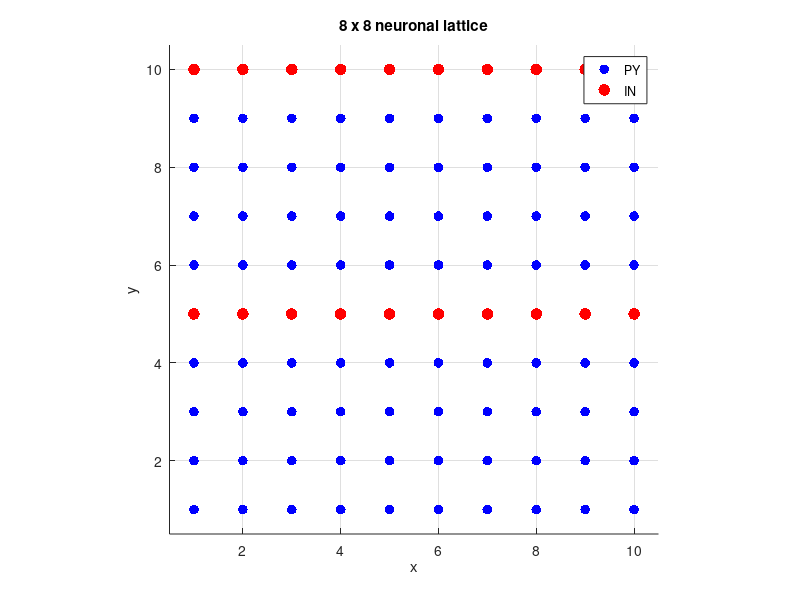
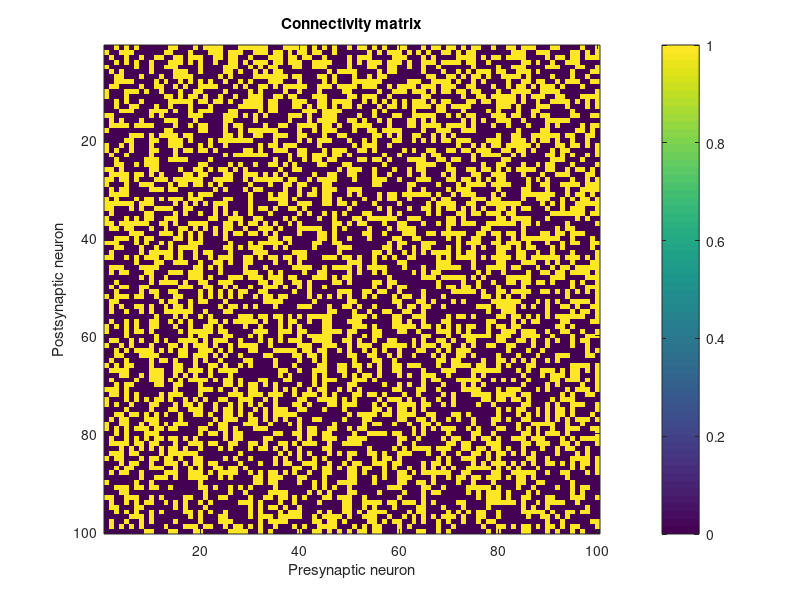

Write the MATLAB code that produced these figures, in order. (Note: this script raises an error after producing the figures.)
clear;
clc;
close all;

%% ============================================================
%  NETWORK PARAMETERS
%  ============================================================

Nx = 10;
Ny = 10;

N = Nx * Ny;
gGABA_scale = 1;
gNMDA_scale = 1;
integration_method = "R4K"; % R4K, Euler
gaba_simulation = "simple"; % simple, ode

rng(1);               % Fixed seed for random number generation

% External drives
vSTIM_PY = 250;
vSTIM_IN = 500;

% Neuron types
% 1 = PY
% 2 = IN

type = ones(N,1);
type(5:5:N) = 2;

PY = find(type == 1);
IN = find(type == 2);

NPY = length(PY);
NIN = length(IN);

fprintf('Total neurons: %d\n',N);
fprintf('PY neurons:     %d\n',NPY);
fprintf('IN neurons:     %d\n',NIN);


%% ============================================================
%  LATTICE
%  ============================================================

[xGrid,yGrid] = meshgrid(1:Nx,1:Ny);

x = xGrid(:);
y = yGrid(:);


%% Plot lattice

figure;

scatter(x(PY),y(PY),50,'b','filled');
hold on;

scatter(x(IN),y(IN),70,'r','filled');

xlabel('x');
ylabel('y');

title('8 x 8 neuronal lattice');

legend('PY','IN');

axis equal;
xlim([0.5 Nx+0.5]);
ylim([0.5 Ny+0.5]);

grid on;


%% ============================================================
%  CONNECTIVITY PARAMETERS
%  ============================================================

% Connection probabilities

p_PY_PY = 0.4;
p_PY_IN = 0.3;
p_IN_PY = 0.6;
p_IN_IN = 0.7;

% Spatial footprints

LF_PY_PY = 10;
LF_PY_IN = 10;
LF_IN_PY = 20;

% For IN -> IN the paper specifies probability,
% but does not give a separate footprint.
LF_IN_IN = 10;


%% ============================================================
%  CREATE CONNECTIVITY MATRIX
%  ============================================================

% C(post,pre) = 1 means:
%
%       pre  --->  post

C = zeros(N,N);

for pre = 1:N
    for post = 1:N
        % No self-connections
        if pre == post
            continue;
        end

        % Determine connection type
        if type(pre) == 1 && type(post) == 1
            % PY -> PY
            p = p_PY_PY;
            LF = LF_PY_PY;
        elseif type(pre) == 1 && type(post) == 2
            % PY -> IN
            p = p_PY_IN;
            LF = LF_PY_IN;
        elseif type(pre) == 2 && type(post) == 1
            % IN -> PY
            p = p_IN_PY;
            LF = LF_IN_PY;
        else
            % IN -> IN
            p = p_IN_IN;
            LF = LF_IN_IN;
        end


        % Check spatial footprint
        dx = abs(x(pre) - x(post));
        dy = abs(y(pre) - y(post));

        insideFootprint = (dx <= LF) && (dy <= LF);

        % Randomly create synapse
        if insideFootprint
            if rand < p
                C(post,pre) = 1;
            end
        end
    end
end

%% ============================================================
%  DISPLAY CONNECTIVITY
%  ============================================================

figure;

imagesc(C);

xlabel('Presynaptic neuron');
ylabel('Postsynaptic neuron');

title('Connectivity matrix');

colorbar;


%% ============================================================
%  NUMBER OF CONNECTIONS
%  ============================================================

fprintf('\nConnections:\n');

fprintf('PY -> PY: %d\n', sum(C(PY,PY),'all'));
fprintf('PY -> IN: %d\n', sum(C(IN,PY),'all'));
fprintf('IN -> PY: %d\n', sum(C(PY,IN),'all'));
fprintf('IN -> IN: %d\n',  sum(C(IN,IN),'all'));


%% ============================================================
%  INITIAL STATE VECTOR
%  ============================================================

% Parameters for Tsodyks-Markram + calcium/PV GABA release parameters (paper eqs. 13-18)
U_gaba    = 0.3;
Util_gaba = 0.03;
tau_D     = 2;
tau_R     = 200;
lambda_t  = 0.03e-3;
Ka        = 0.2;
alpha_ca  = 5e-3;
KP        = 0.4;
beta_ca   = 0.08;
kplus     = 0.95e-3;
kminus    = kplus/0.051;
bt        = 100;
c_rest    = 0.05;
IP        = alpha_ca * c_rest^2 / (c_rest^2 + KP^2);

T_X = ones(NIN,1);
T_Y = zeros(NIN,1);
T_c = c_rest*ones(NIN,1);
T_b = zeros(NIN,1);

% Initial conditions for IN neurons
V0 = -65;   % chosen resting potential [mV]

alpha_h = 0.07 * exp(-(V0 + 58) / 20);
beta_h  = 1 / (exp(-0.1 * (V0 + 28)) + 1);
h0 = alpha_h / (alpha_h + beta_h);

alpha_n = -0.01 * (V0 + 34) / (exp(-0.1 * (V0 + 34)) - 1);
beta_n  = 0.125 * exp(-(V0 + 44) / 80);
n0 = alpha_n / (alpha_n + beta_n);

Y_IN = [V0;         % Vm
      h0;           % h
      n0;           % n
      0;            % gAMPA   - no synapse active yet
      0;            % gNMDA_S - no synapse active yet
      0;            % gNMDA_F - no synapse active yet
      0];           % gGABA   - no synapse active yet


% Initial conditions for IN neurons
Vm_rest = -70;
w_rest  = 0.5*(1 + tanh((Vm_rest + 2)  /21));
z_rest  = 1  /(1 + exp(-Vm_rest/5));
Y_PY = [Vm_rest;    % Vm
      w_rest;       % w
      z_rest;       % z
      0;            % gAMPA   - no synapse active yet
      0;            % gNMDA_S - no synapse active yet
      0;            % gNMDA_F - no synapse active yet
      0];           % gGABA   - no synapse active yet

% ---- reorder connectivity to match Y's [PY block; IN block] layout ----
C_PYPY = C(PY,PY);   % PY - PY connections
C_INPY = C(PY,IN);   % PY - IN connections
C_PYIN = C(IN,PY);   % IN - PY connections
C_ININ = C(IN,IN);   % IN - IN connections

% Uncomment to add external input
% I_amp_PY = 80 + 5*randn(NPY,1);   
% I_amp_IN = 80 + 5*randn(NIN,1);

I_amp_PY = zeros(NPY,1);
I_amp_IN = zeros(NIN,1);

dt = 0.05;          
T_total = 500;
nSteps = round(T_total/dt);

Y = [repmat(Y_PY, NPY, 1); repmat(Y_IN, NIN, 1)];
Vidx_PY = 1:7:7*NPY;
Vidx_IN = 7*NPY+1:7:7*NPY+7*NIN;

rasterT = []; rasterID = [];
Vprev = Y([Vidx_PY, Vidx_IN]);   % for threshold-crossing detection

spikeAMPA = false(NPY+NIN,1);
spikeGABA = false(NPY+NIN,1);

LFP = zeros(nSteps,1);

h = waitbar(0, 'Processing...');

% External drives probability calculation
p_ext_PY = vSTIM_PY * dt / 1000;                 
p_ext_IN = vSTIM_IN * dt / 1000;

g_EXT_PYPY = 0.25;    % paper's value, PY's external excitatory conductance
g_EXT_INPY = 0.003;   % paper's value, IN's external excitatory conductance
g_EXT_PYIN = 0.025;   % external inhibitory conductance onto PY (g~EXT^{PY<-IN})
g_EXT_ININ = 1e-4;    % external inhibitory conductance onto IN (g~EXT^{IN<-IN}

gAMPA_idx_PY = 4:7:7*NPY;
gAMPA_idx_IN = 7*NPY+4:7:7*NPY+7*NIN;
gGABA_idx_PY = 7:7:7*NPY;
gGABA_idx_IN = 7*NPY+7:7:7*NPY+7*NIN;
gNMDAs_idx_PY = 5:7:7*NPY;  gNMDAf_idx_PY = 6:7:7*NPY;
gNMDAs_idx_IN = 7*NPY+5:7:7*NPY+7*NIN;  gNMDAf_idx_IN = 7*NPY+6:7:7*NPY+7*NIN;

% testing plots 
zTrace = zeros(nSteps,1);
gGABATrace = zeros(nSteps,1);




%   fprintf('Kicked %d neurons. Vm values: ', n_kick); disp(Y(Vidx_PY(kick_idx))');
spikedPY = false(NPY,1);
spikedIN = false(NIN,1);

for k = 1:nSteps
    t = k*dt;
    extSpikePY = rand(NPY,1) < p_ext_PY;
    extSpikeIN = rand(NIN,1) < p_ext_IN;
    extGabaPY = rand(NPY,1) < p_ext_PY;   % same rate as extSpikePY, independent draw
    extGabaIN = rand(NIN,1) < p_ext_IN;   % same rate as extSpikeIN, independent draw

    arrivedAMPA_PY = (C_PYPY * spikedPY) > 0;
    arrivedGABA_PY = (C_INPY * spikedIN) > 0;
    arrivedAMPA_IN = (C_PYIN * spikedPY) > 0;
    arrivedGABA_IN = (C_ININ * spikedIN) > 0;

    % ---- 1. decay-only integration ----
    if integration_method == "Euler"
        dY = networkODE(t, Y, false(NPY+NIN,1), false(NPY+NIN,1), I_amp_PY, I_amp_IN, NPY, NIN);
        Y = Y + dt*dY;
    elseif integration_method == "R4K"
        if gaba_simulation == "ode"
            Yrel = T_Y;   % freeze this step's release fraction for the RK4 substeps
            k1 = computeDY(t,        Y,           NPY, NIN, C_INPY, C_ININ, gGABA_scale*0.8e-3, gGABA_scale*5e-4, Yrel);
            k2 = computeDY(t + dt/2, Y + dt/2*k1, NPY, NIN, C_INPY, C_ININ, gGABA_scale*0.8e-3, gGABA_scale*5e-4, Yrel);
            k3 = computeDY(t + dt/2, Y + dt/2*k2, NPY, NIN, C_INPY, C_ININ, gGABA_scale*0.8e-3, gGABA_scale*5e-4, Yrel);
            k4 = computeDY(t + dt,   Y + dt*k3,   NPY, NIN, C_INPY, C_ININ, gGABA_scale*0.8e-3, gGABA_scale*5e-4, Yrel);
            Y = Y + (dt/6)*(k1 + 2*k2 + 2*k3 + k4);
        elseif gaba_simulation == "simple"
            k1 = computeDY_spikes(t,        Y,           NPY, NIN, arrivedAMPA_PY, arrivedGABA_PY, arrivedAMPA_IN, arrivedGABA_IN, extSpikePY, extGabaPY, extSpikeIN, extGabaIN, dt);
            k2 = computeDY_spikes(t + dt/2, Y + dt/2*k1, NPY, NIN, arrivedAMPA_PY, arrivedGABA_PY, arrivedAMPA_IN, arrivedGABA_IN, extSpikePY, extGabaPY, extSpikeIN, extGabaIN, dt);
            k3 = computeDY_spikes(t + dt/2, Y + dt/2*k2, NPY, NIN, arrivedAMPA_PY, arrivedGABA_PY, arrivedAMPA_IN, arrivedGABA_IN, extSpikePY, extGabaPY, extSpikeIN, extGabaIN, dt);
            k4 = computeDY_spikes(t + dt,   Y + dt*k3,   NPY, NIN, arrivedAMPA_PY, arrivedGABA_PY, arrivedAMPA_IN, arrivedGABA_IN, extSpikePY, extGabaPY, extSpikeIN, extGabaIN, dt);
            Y = Y + (dt/6)*(k1 + 2*k2 + 2*k3 + k4);
        end
    end

    % ---- 2. spike detection  ----
    Vnow = Y([Vidx_PY, Vidx_IN]);
    
    %   if (k==1)
    %       % Force a subset of neurons to spike at t=0, to seed activity
    %       kick_fraction = 1;   % kick 10% of PY neurons, e.g.
    %       n_kick = round(kick_fraction * NPY);
    %       kick_idx = randperm(NPY, n_kick);
    %       Y(Vidx_PY(kick_idx)) = 20;
    %       Vnow = Y([Vidx_PY, Vidx_IN]);
    %   end

    spiked = (Vprev < 0) & (Vnow >= 0);
    Vprev = Vnow;
    spikedPY = spiked(1:NPY);
    spikedIN = spiked(NPY+1:end);

    if any(spiked)
        ids = find(spiked);
        rasterT = [rasterT; repmat(t, numel(ids),1)];
        rasterID = [rasterID; ids];
    end

    if any(spiked)
        fprintf('t=%.2f: %d neurons spiked\n', t, sum(spiked));
    end

  

    % GABA terminal update 
    if gaba_simulation == "ode"
        [T_X,T_Y,T_c,T_b] = gaba_terminal_step(T_X,T_Y,T_c,T_b,spikedIN,dt, U_gaba,Util_gaba,tau_D,tau_R,lambda_t,Ka,alpha_ca,KP,beta_ca,kplus,kminus,bt,IP);
    elseif gaba_simulation == "simple"
        %Y(gGABA_idx_PY) = Y(gGABA_idx_PY) + gGABA_scale*0.8e-3 * (C_INPY * spikedIN);
        %Y(gGABA_idx_IN) = Y(gGABA_idx_IN) + gGABA_scale*5e-4   * (C_ININ * spikedIN);
        %Y(gGABA_idx_PY) = Y(gGABA_idx_PY) + g_EXT_PYIN * extGabaPY;
        %Y(gGABA_idx_IN) = Y(gGABA_idx_IN) + g_EXT_ININ * extGabaIN;
    end

    LFP(k) = mean(Vnow);
    zTrace(k) = mean(Y(3:7:7*NPY));
    gGABATrace(k) = mean(Y(gGABA_idx_PY));
    waitbar(k/nSteps, h, sprintf('Processing %d/%d', k, nSteps))

    if k ==1
        % Right after the very first loop iteration (or check at k=2, after the jump from step 1 has applied):
        fprintf('Max gAMPA among PY neurons after step 1: %.6f\n', max(Y(gAMPA_idx_PY)));
        fprintf('Number of PY neurons with nonzero gAMPA: %d\n', sum(Y(gAMPA_idx_PY) > 0));
    end
end

figure; plot(rasterT, rasterID, '.k'); xlabel('t [ms]'); ylabel('neuron id');

%% ============================================================
%  HELPER PLOTS
%  ============================================================

Fs = 1000/dt;   % dt in ms -> Fs in Hz. With dt=0.05ms this gives Fs=20000 Hz,
                 % which happens to match the paper's stated 20 kHz LFP sampling rate exactly.

figure;
[s,f,t_spec] = spectrogram(LFP - mean(LFP), 256, 240, 512, Fs);
imagesc(t_spec*1000, f, abs(s).^2);
axis xy;
ylim([0 100]);
xlabel('Time [ms]'); ylabel('Frequency [Hz]');
title('LFP spectrogram'); colorbar;

figure; plot((1:nSteps)*dt, LFP);
xlabel('t [ms]'); ylabel('LFP [mV]');
fprintf('LFP range: [%.4f, %.4f], std: %.6f\n', min(LFP), max(LFP), std(LFP));

binSize = 5;  % ms
edges = 0:binSize:T_total;

figure;
subplot(2,1,1);
histogram(rasterT(rasterID<=NPY), edges);
title('PY population rate'); xlabel('t [ms]'); ylabel('spikes/bin');

subplot(2,1,2);
histogram(rasterT(rasterID>NPY), edges);
title('IN population rate'); xlabel('t [ms]'); ylabel('spikes/bin');

figure;
subplot(2,1,1);
plot((1:nSteps)*dt, zTrace);
xlabel('t [ms]'); ylabel('mean z (PY population)');
title('PY adaptation variable over time');

subplot(2,1,2);
plot((1:nSteps)*dt, gGABATrace);
xlabel('t [ms]'); ylabel('mean gGABA (PY population)');
title('PY inhibitory conductance over time');

function check_rhythm_v2(rasterT, rasterID, NPY, t_start, t_end)
    binSize = 1; % finer resolution -- Nyquist now 500Hz, plenty of headroom
    edges = t_start:binSize:t_end;
    psth = histcounts(rasterT(rasterID<=NPY & rasterT>=t_start & rasterT<=t_end), edges);
    [acor, lags] = xcorr(psth - mean(psth), 'coeff');

    figure;
    plot(lags*binSize, acor); xlim([-100 100]); grid on;
    xlabel('lag [ms]'); ylabel('autocorrelation');
    title(sprintf('[%d-%dms]', t_start, t_end));

    % require peaks to be at least 8ms from lag=0 (above gamma-period range)
    % and at least 8ms apart from each other, to skip trivial near-zero-lag bumps
    [pks, locs] = findpeaks(acor(lags>8), 'MinPeakDistance', 8);
    if ~isempty(locs)
        period = lags(lags>8); period = period(locs(1));
        fprintf('[%d-%dms]: first real peak at lag=%.1fms -> %.1fHz (height=%.2f)\n', ...
            t_start, t_end, period, 1000/period, pks(1));
    end
end

function dY_out = computeDY(t, Y, NPY, NIN, C_INPY, C_ININ, g_GABA_PYIN, g_GABA_ININ, Yrel)
    dY_out = zeros(size(Y));
    for i = 1:NPY
        idx = (i-1)*7 + (1:7);
        dY_out(idx) = PY_neuron_ode(t, Y(idx), [0,0,0,0]);
    end
    off = NPY*7;
    for i = 1:NIN
        idx = off + (i-1)*7 + (1:7);
        dY_out(idx) = IN_neuron_ode(t, Y(idx), [0,0,0,0]);
    end
    gGABA_idx_PY = 7:7:7*NPY;
    gGABA_idx_IN = off+7:7:off+7*NIN;
    dY_out(gGABA_idx_PY) = dY_out(gGABA_idx_PY) + g_GABA_PYIN*(C_INPY*Yrel);
    dY_out(gGABA_idx_IN) = dY_out(gGABA_idx_IN) + g_GABA_ININ*(C_ININ*Yrel);
end

check_rhythm_v2(rasterT, rasterID, NPY, 100, 250);
check_rhythm_v2(rasterT, rasterID, NPY, 350, 500);

function dY = computeDY_simple(t, Y, NPY, NIN, spikedPY_flag, spikedIN_flag)
    dY = zeros(size(Y));
    for i = 1:NPY
        idx = (i-1)*7 + (1:7);
        dY(idx) = PY_neuron_ode(t, Y(idx), [0,0,0,0]);
    end
    off = NPY*7;
    for i = 1:NIN
        idx = off + (i-1)*7 + (1:7);
        dY(idx) = IN_neuron_ode(t, Y(idx), [0,0,0,0]);
    end
end

function dY = computeDY_spikes(t, Y, NPY, NIN, arrivedAMPA_PY, arrivedGABA_PY, arrivedAMPA_IN, arrivedGABA_IN, extSpikePY, extGabaPY, extSpikeIN, extGabaIN, dt)
    dY = zeros(size(Y));
    for i = 1:NPY
        idx = (i-1)*7 + (1:7);
        p_i = [0, 0, arrivedAMPA_PY(i), arrivedGABA_PY(i), extSpikePY(i), extGabaPY(i), dt];
        dY(idx) = PY_neuron_ode(t, Y(idx), p_i);
    end
    off = NPY*7;
    for i = 1:NIN
        idx = off + (i-1)*7 + (1:7);
        p_i = [0, 0, arrivedAMPA_IN(i), arrivedGABA_IN(i), extSpikeIN(i), extGabaIN(i), dt];
        dY(idx) = IN_neuron_ode(t, Y(idx), p_i);
    end
end
